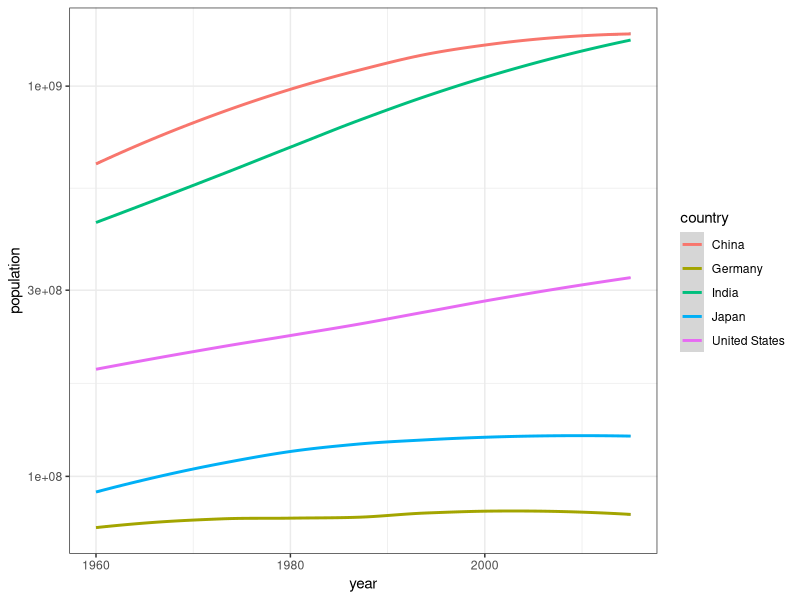
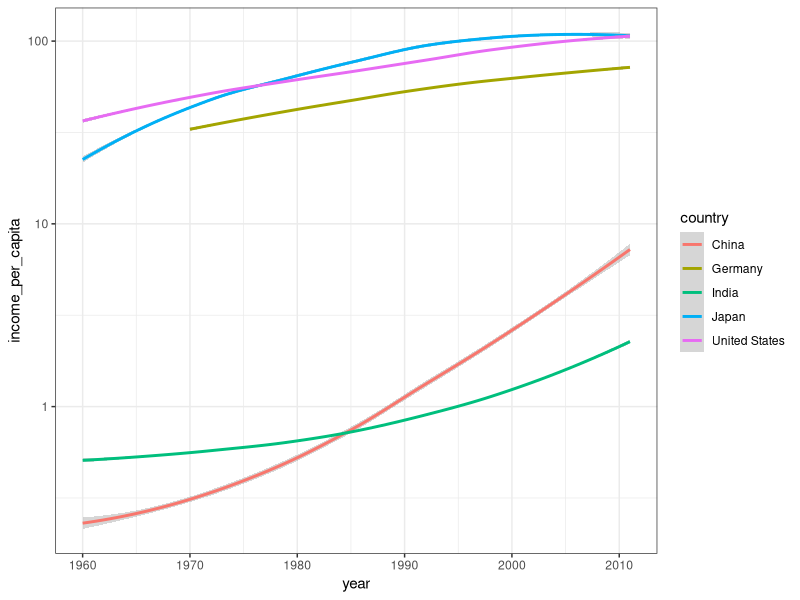

These figures' R source, in order:
library(dslabs)
library(dplyr)
library(ggplot2)
data("gapminder")
ds_theme_set()
countries <- c("India", "Japan", "Germany", "United States", "China")
filtered_list <- gapminder %>% filter(country%in%countries)
filtered_list <- filtered_list %>% select(year, country, population, gdp, region)
filtered_list <- mutate(filtered_list, income_per_capita=gdp/population/365)
filtered_list %>% ggplot(aes(year, population, colour=country)) + geom_smooth() + scale_y_log10()
filtered_list %>% ggplot(aes(year, income_per_capita, colour=country)) + geom_smooth() + scale_y_log10()
